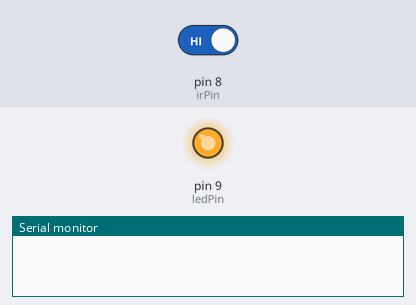
The sketch below on a simulated Arduino Uno, built with avr-gcc and run on an emulated ATmega328P. Parts: output pins drawn as LEDs (lit = HIGH), the last lines printed to the serial monitor. Inputs (shaded band) come from the test bench; at power-on: pin 8 (irPin) HIGH.

Above: at 1.2 s.
1.3 s: pin 8 (irPin) driven LOW
At 2.0 s:
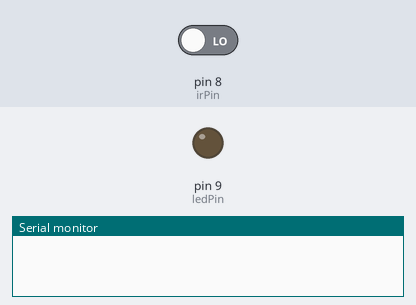
2.8 s: pin 8 (irPin) driven HIGH
At 3.2 s:
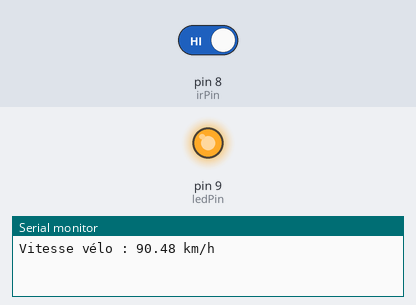
Timing chart, 0 to 5.8 s (numbered marks = the images above; inputs shaded):
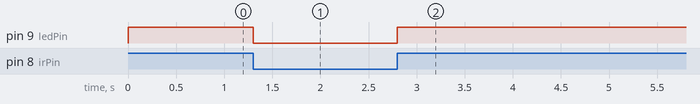

Measured:
- after the input at 1.3 s, pin 9 (ledPin): HIGH → LOW at once
- after the input at 2.8 s, pin 9 (ledPin): LOW → HIGH at once

The sketch:

code_corect.ino
```cpp
#include <SoftwareSerial.h>
const int irPin = 8;  // Broche à laquelle est connectée la sortie digitale du capteur IR
const int ledPin = 9;
int irValue = HIGH;
int previousIrState = HIGH;
int countFallingEdges = 0;
unsigned long samplingDuration = 2000;  // Durée d'échantillonnage en millisecondes
SoftwareSerial bluetooth(10, 11); // RX, TX

void setup() {
  pinMode(ledPin, OUTPUT);
  pinMode(irPin, INPUT);
  Serial.begin(9600);
  bluetooth.begin(9600);
}

void loop() {
  unsigned long startTime = millis();  // Temps de début d'échantillonnage

  while (millis() - startTime < samplingDuration) {
    irValue = digitalRead(irPin);

    // Si le signal infrarouge passe de HIGH à LOW, incrémenter le compteur
    if (irValue == LOW && previousIrState == HIGH) {
      countFallingEdges++;
    }

    previousIrState = irValue;

    // Si la sortie digitale du capteur infrarouge est HIGH, allume la LED
    if (irValue == HIGH) {
      digitalWrite(ledPin, HIGH);
    } else {
      // Sinon, éteint la LED
      digitalWrite(ledPin, LOW);
    }
  }

  // Calcul de la vitesse angulaire en tr/min
  double vitesseAngulaire = (countFallingEdges) * 60000.0 / (double)(samplingDuration) * 8;
  // Conversion de la vitesse angulaire en vitesse linéaire (m/s)
  double vitesseLineaire = vitesseAngulaire * (2 * PI * 1) / 60; // Supposons que le rayon de la roue est de 1 mètre pour l'exemple
  double vitesseKmH = vitesseLineaire * 3.6; // Conversion de m/s en km/h

  // Affiche le nombre de fronts descendants et la vitesse angulaire pendant la durée d'échantillonnage
  String data = "Vitesse vélo : " + String(vitesseKmH) + " km/h\n";

  Serial.print(data);
  bluetooth.print(data);

  // Réinitialise le compteur pour la prochaine mesure
  countFallingEdges = 0;

  delay(1);
}
```
